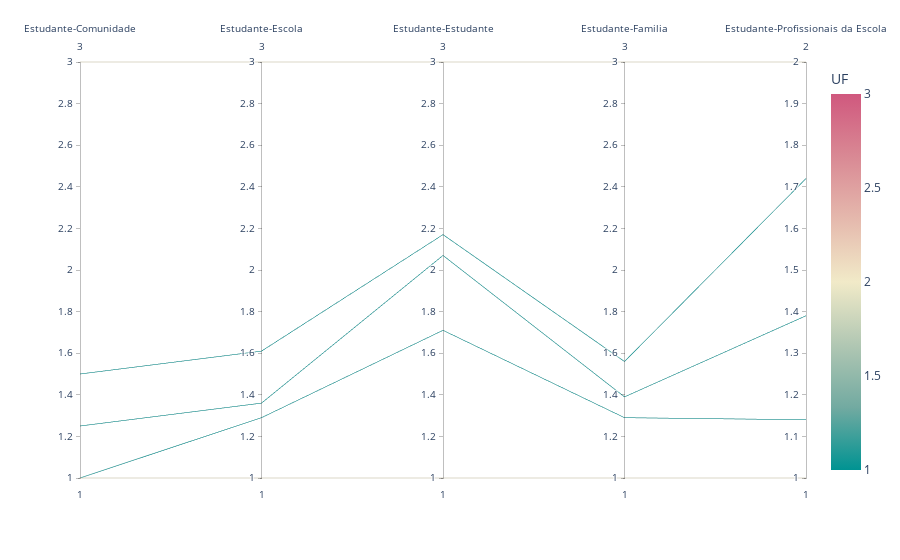

Write notebook code for a chart like this one.
### Code cell
fig = px.parallel_coordinates(cross_tab_prop,color ='UF',
                              dimensions=['Estudante-Comunidade', 'Estudante-Escola', 'Estudante-Estudante',
                                          'Estudante-Familia','Estudante-Profissionais da Escola'],
                              color_continuous_scale=px.colors.diverging.Tealrose,
                              color_continuous_midpoint=2)
fig.show()

### Figure 1 — Plotly figure (JSON) as saved in the notebook; plotly's stock layout.template omitted (floating-point values rounded to 4 significant figures)
{"data": [{"dimensions": [{"label": "Estudante-Comunidade", "values": [1, 1.25, 1.5, 1, 3]}, {"label": "Estudante-Escola", "values": [1.29, 1.36, 1.61, 1, 3]}, {"label": "Estudante-Estudante", "values": [1.71, 2.07, 2.17, 1, 3]}, {"label": "Estudante-Familia", "values": [1.29, 1.39, 1.56, 1, 3]}, {"label": "Estudante-Profissionais da Escola", "values": [1.14, 1.39, 1.72, 1, 2]}], "domain": {"x": [0, 1], "y": [0, 1]}, "line": {"color": [1, 1, 1, 2, 2], "coloraxis": "coloraxis"}, "name": "", "type": "parcoords"}], "layout": {"coloraxis": {"cmid": 2, "colorbar": {"title": {"text": "UF"}}, "colorscale": [[0, "rgb(0, 147, 146)"], [0.1667, "rgb(114, 170, 161)"], [0.3333, "rgb(177, 199, 179)"], [0.5, "rgb(241, 234, 200)"], [0.6667, "rgb(229, 185, 173)"], [0.8333, "rgb(217, 137, 148)"], [1, "rgb(208, 88, 126)"]]}, "legend": {"tracegroupgap": 0}, "margin": {"t": 60}}}
